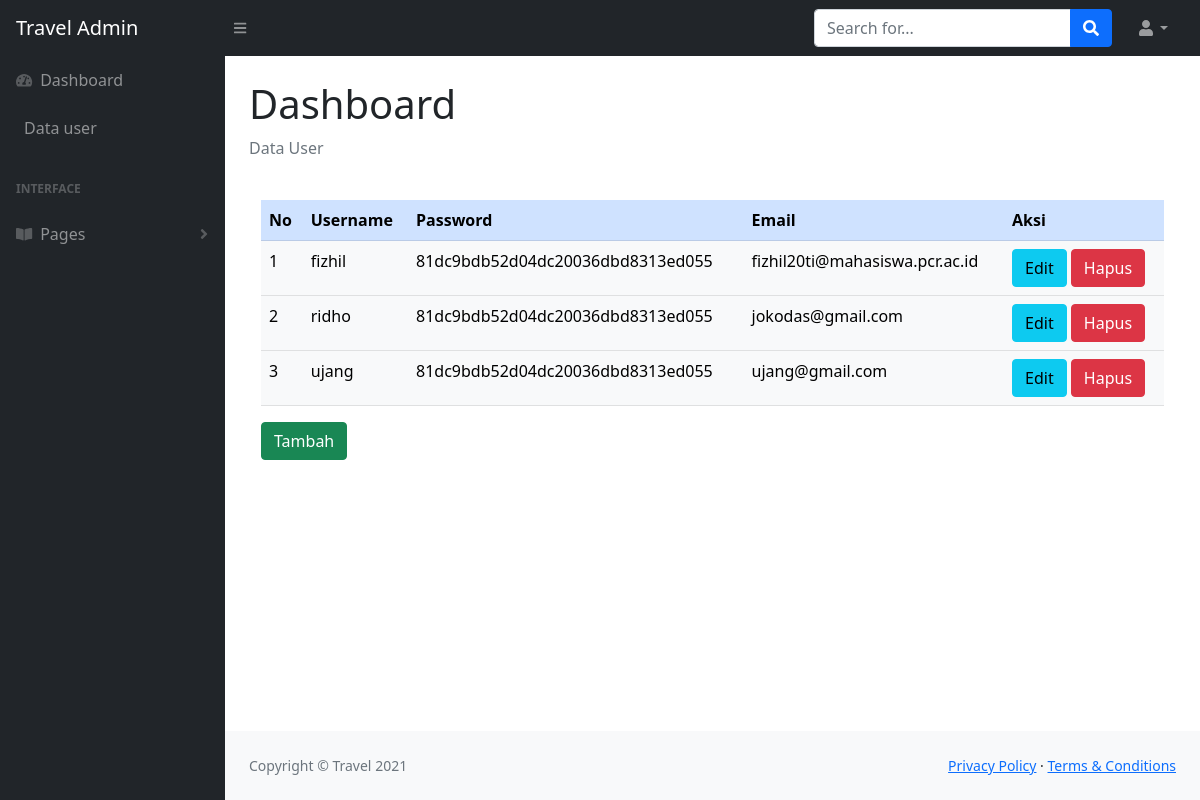
The page /view/user.php on the database its author committed.
### tables this page shows
CREATE TABLE `user` (
  `id` int(100) NOT NULL,
  `username` varchar(100) NOT NULL,
  `password` varchar(100) NOT NULL,
  `email` varchar(100) NOT NULL
);

### model/database.php (called while the page is built, shortened)
<?php
	class database {
		var $host = "localhost";
		var $uname = "root";
		var $pass = "";
		var $db = "travel";
		var $con ;
		function __construct (){
			$this->con=mysqli_connect($this->host, $this->uname, $this->pass, $this->db);
			mysqli_select_db($this->con, $this->db);
		}
		function tampil(){
			$data = mysqli_query($this->con, "select * from user");
			while($d = mysqli_fetch_array($data)){
				$hasil[] = $d;
			}
			return $hasil;
		}
	}
?>

### view/user.php (the view, shortened to what this page needs)
<!DOCTYPE html>
<html lang="en">
<head>
    <link href="https://cdn.jsdelivr.net/npm/simple-datatables@latest/dist/style.css" rel="stylesheet" />
    <link href="css/styles.css" rel="stylesheet" />
</head>
<body class="sb-nav-fixed">
    <nav class="sb-topnav navbar navbar-expand navbar-dark bg-dark">
        <a class="navbar-brand ps-3" href="admin.php"> Travel Admin</a>
        <button class="btn btn-link btn-sm order-1 order-lg-0 me-4 me-lg-0" id="sidebarToggle" href="#!"><i
                class="fas fa-bars"></i></button>
        <form class="d-none d-md-inline-block form-inline ms-auto me-0 me-md-3 my-2 my-md-0">
            <div class="input-group">
                <input class="form-control" type="text" placeholder="Search for..." aria-label="Search for..."
                    aria-describedby="btnNavbarSearch" />
                <button class="btn btn-primary" id="btnNavbarSearch" type="button"><i
                        class="fas fa-search"></i></button>
            </div>
        </form>
        <ul class="navbar-nav ms-auto ms-md-0 me-3 me-lg-4">
            <li class="nav-item dropdown">
                <a class="nav-link dropdown-toggle" id="navbarDropdown" href="#" role="button" data-bs-toggle="dropdown"
                    aria-expanded="false"><i class="fas fa-user fa-fw"></i></a>
            </li>
        </ul>
    </nav>
    <div id="layoutSidenav">
        <div id="layoutSidenav_nav">
            <nav class="sb-sidenav accordion sb-sidenav-dark" id="sidenavAccordion">
                <div class="sb-sidenav-menu">
                    <div class="nav">
                        <a class="nav-link" href="admin.php">
                            <div class="sb-nav-link-icon"><i class="fas fa-tachometer-alt"></i></div>
                            Dashboard
                        </a>
                        <a class="nav-link" href="user.php">
                            Data user
                        </a>
                        <div class="sb-sidenav-menu-heading">Interface</div>
                        <a class="nav-link collapsed" href="#" data-bs-toggle="collapse" data-bs-target="#collapsePages"
                            aria-expanded="false" aria-controls="collapsePages">
                            <div class="sb-nav-link-icon"><i class="fas fa-book-open"></i></div>
                            Pages
                            <div class="sb-sidenav-collapse-arrow"><i class="fas fa-angle-down"></i></div>
                        </a>
                    </div>
                </div>
            </nav>
        </div>
        <div id="layoutSidenav_content">
            <main>
                <div class="container-fluid px-4">
                    <h1 class="mt-4">Dashboard</h1>
                    <ol class="breadcrumb mb-4">
                        <li class="breadcrumb-item active">Data User</li>
                    </ol>
                    <div class="container-fluid">
                        <div class="row">
                            <div class="col-md-12 navbar">
                            </div>
                            <?php
                    include "../model/database.php";
                    $db = new database();
                    ?>
                            <div class="container ">
                                <table class="table">
                                    <tr class="table-primary">
                                        <th>No</th>
                                        <th>Username</th>
                                        <th>Password</th>
                                        <th>Email</th>
                                        <th>Aksi</th>
                                    </tr>
                                    <?php $i=1; foreach($db->tampil() as $a){?>
                                    <tr class="table-light">
                                        <td><?php echo $i ?></td>
                                        <td><?php echo $a['username'] ?></td>
                                        <td><?php echo $a['password'] ?></td>
                                        <td><?php echo $a['email'] ?></td>
                                        <td>
                                            <a href="edituser.php?id=<?php echo $a['id']?>" class="btn btn-info">Edit</a>
                                            <a href="../controller/proses.php?id=<?php echo $a['id'] ?>&aksi=hapususer"
                                                class="btn btn-danger">Hapus</a>
                                        </td>
                                    </tr>
                                    <?php $i++;} ?>
                                </table>
                                <a href="../view/useradd.php" class="btn btn-success">Tambah</a>
                            </div>
            </main>
            <footer class="py-4 bg-light mt-auto">
                <div class="container-fluid px-4">
                    <div class="d-flex align-items-center justify-content-between small">
                        <div class="text-muted">Copyright &copy; Travel 2021</div>
                        <div>
                            <a href="#">Privacy Policy</a>
                            &middot;
                            <a href="#">Terms &amp; Conditions</a>
                        </div>
                    </div>
                </div>
            </footer>
        </div>
    </div>
</body>
</html>

### rows shown on the page
user: username "fizhil", password "81dc9bdb52d04dc20036dbd8313ed055", email "fizhil20ti@mahasiswa.pcr.ac.id"
user: username "ridho", password "81dc9bdb52d04dc20036dbd8313ed055", email "jokodas@gmail.com"
user: username "ujang", password "81dc9bdb52d04dc20036dbd8313ed055", email "ujang@gmail.com"
